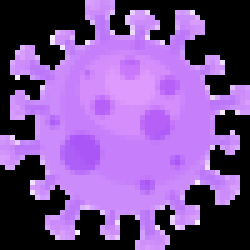
//> input picture images/virus.png, 50 x 50 px (shown 5 times larger)
$ ./game   (built with g++ and OpenCV 4)
//> lines starting //> are read from the running program, lines starting //| are printed output that depends on the picture
#include <opencv2/opencv.hpp>
#include <opencv2/core.hpp>
#include <opencv2/highgui.hpp>
#include <cstdlib>
#include <vector>
#include <cstdio>
#include <unistd.h>
#include <iostream>
#include <cmath>
#include <chrono>
#include <ctime>

using namespace cv;

using namespace std;
Mat frame, game_frame, bla, enemyImage, knifeImage, hsv, mask;
short score = 0;
double speed = 3.0;
int num_frames = 0, hp = 100;
bool isGameEnded = false;
typedef struct s_enemy{
	int x;
	int y;
	int angle;
	double vecX;
	double vecY;
	double speed;
	int hp;
} t_enemy;
vector<t_enemy> enemies;
time_t seconds = std::time(nullptr);

time_t enemyBurn = std::time(nullptr);

void DrawKnife(int x, int y){
	for (int i = 0, n = -(knifeImage.rows / 2); i < knifeImage.rows; i++, n++)
		for (int j = 0, m = -(knifeImage.cols / 2); j < knifeImage.cols * 3; j+=3, m++)
			if (game_frame.at<uchar>(n + x, m + y) == 0)
				game_frame.at<uchar>(n + x, m + y) = knifeImage.at<uchar>(i, j);
}

void DrawTeleport(){
	for (int n = 0, i = game_frame.rows / 2 - frame.rows / 2; i <= game_frame.rows / 2 + frame.rows / 2; i++, n++)
		for (int m = 0, j = game_frame.cols / 2 - frame.cols / 2; j <= game_frame.cols / 2 + frame.cols / 2; j++, m += 3)
			if (frame.at<uchar>(n, m) > 80 && game_frame.at<uchar>(i, j) == 0)
				game_frame.at<uchar>(i, j) = frame.at<uchar>(n, m);
}
void DrawVirus(int x, int y, int hp){
	for (int i = 0; i < (double)enemyImage.rows  * (double)hp / 100; i++)
		for (int j = 0; j < 4; j++)
			game_frame.at<uchar>(x + j + -(enemyImage.cols / 2) - 10, i + y + -(enemyImage.rows / 2)) = 255;

	for (int i = 0, n = -(enemyImage.rows / 2); i < enemyImage.rows; i++, n++)
		for (int j = 0, m = -(enemyImage.cols / 2); j < enemyImage.cols * 3; j+=3, m++)
			if (enemyImage.at<uchar>(i, j) > 100)
				game_frame.at<uchar>(n + x,m + y) = enemyImage.at<uchar>(i, j);
}

pair<double, double> FindKnife(Mat mask){
	int max_i = -1, max_j = -1, min_i = 1000000, min_j = 1000000;

	for (int i = 0; i < mask.rows; i++)
		for (int j = 0; j < mask.cols; j++)
			if (mask.at<uchar>(i, j) == 255) {
					max_i = max(max_i, i);
					max_j = max(max_j, j);
					min_i = min(min_i, i);
					min_j = min(min_j, j);
			}
	if (max_i == -1)
		return make_pair(-1, -1);
	return make_pair((min_i + max_i) / 2, (min_j + max_j) / 2);
}

void MoveEnemy(){
	for (auto enem = enemies.begin(); enem < enemies.end(); enem++)
		if ((enem->x + enem->vecX * enem->speed + (double)enemyImage.rows / 2 < game_frame.rows &&
			enem->x + enem->vecX * enem->speed + (double)enemyImage.rows / 2 > enemyImage.rows &&
			enem->y + enem->vecY * enem->speed + (double)enemyImage.cols / 2 < game_frame.cols &&
			enem->y + enem->vecY * enem->speed + (double)enemyImage.cols / 2 > enemyImage.cols) && enem->hp > 0) {
			DrawVirus(enem->x + enem->vecX * speed, enem->y + enem->vecY * enem->speed, enem->hp);
			enem->x += enem->vecX * enem->speed;
			enem->y += enem->vecY * enem->speed;
		} else if (enem->hp < 1){
			enemies.erase(enem);
			score++;
		} else {
			isGameEnded = true;
		}
}

void CreateEnemy(){
	if (std::time(nullptr) - enemyBurn >= 1){
		t_enemy enemy;
		enemy.x = game_frame.rows / 2;
		enemy.y = game_frame.cols / 2;
		enemy.speed = speed;
		enemy.angle = rand() % 360;
		enemy.vecX = 1 * cos(enemy.angle);
		enemy.vecY = 1 * sin(enemy.angle);
		enemy.hp = 100;
		enemies.push_back(enemy);
		enemyBurn = std::time(nullptr);
	}
}

int KeyCodes(int key){
	if (key == 27)
		return 1;
	if (key == 'p'){
		blur(game_frame, game_frame, Size(14, 14), Point(-1, -1));
		cv::putText(game_frame, "Pause!!!", cv::Point(game_frame.rows / 2 + 100, game_frame.cols / 4), cv::FONT_HERSHEY_PLAIN, 5, cv::Scalar(255), 2);
		imshow("Aliens from valhalla", game_frame);
		while(waitKey(1) != 'p');
	}
	return 0;
}

void MoveKnife(pair<double, double>knife, pair<double, double> oldKnife){
	if (knife.first * 2 + (double)knifeImage.rows / 2 < game_frame.rows && knife.first * 2 - (double)knifeImage.rows / 2 >= 0 &&
	knife.second * 2 + (double)knifeImage.cols / 2 < game_frame.cols && knife.second * 2 - (double)knifeImage.cols / 2 >= 0) {
		DrawKnife((int) (knife.first * 2), (int) (knife.second * 2));
	}
}

void KnifeDamage(pair<double, double>knife, pair<double, double> oldKnife){
	for (auto enem = enemies.begin(); enem < enemies.end(); enem++)
		if (sqrt(pow(enem->y - knife.second * 2 + (double)knifeImage.cols / 2, 2) + pow(enem->x - knife.first * 2 - (double)knifeImage.rows / 2, 2)) < 30) {
			if (sqrt(pow(enem->y - oldKnife.second * 2 + (double)knifeImage.cols / 2, 2) + pow(enem->x - oldKnife.first * 2 - (double)knifeImage.rows / 2, 2)) > 30){
				enem->hp -= 50;
			}
		}
}

int main(int argc, char* argv[])
{
	pair<double, double> knife, oldKnife;
	int minH = 7, maxH = 32, minS = 246, maxS = 255, minV = 200, maxV = 255;
	cv::VideoCapture cap(0), teleport;
	cap.set(cv::CAP_PROP_FPS, 30);
	time_t start, end;
	teleport.open("black_hall.mp4");
	enemyImage = imread("virus.png");
//> enemyImage is the input picture: 50 rows x 50 cols, CV_8UC3; mean B, G, R 150.7, 81.9, 121.7
	knifeImage = imread("knife.jpg");
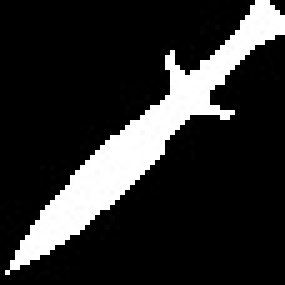
//> input picture knife.jpg, 57 x 57 px (shown 5 times larger)
//> knifeImage is the input picture: 57 rows x 57 cols, CV_8UC3; min 0, max 255, mean 43.6

	srand((unsigned) time(nullptr));
	time(&start);
	while (!isGameEnded)
	{
		num_frames++;
		game_frame = cv::Mat::zeros(720,1280, CV_8U);
		teleport >> frame;
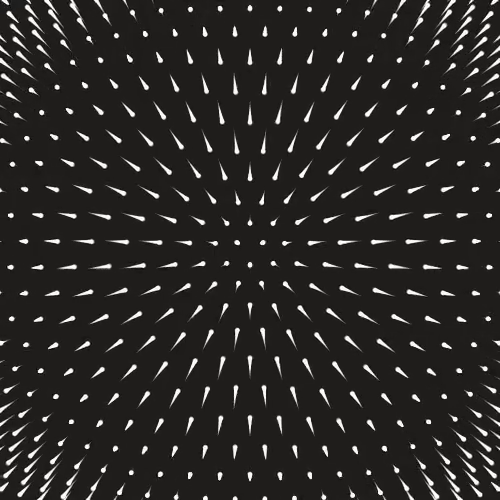
//> input picture frame 10 of black_hall.mp4, 500 x 500 px
//> frame is the input picture: 500 rows x 500 cols, CV_8UC3; mean B, G, R 40.2, 42.2, 44.2
		cap >> bla;
		flip(bla, bla, 1);
		cv::cvtColor(bla, hsv, COLOR_BGR2HSV);
//> hsv: 500 rows x 500 cols, CV_8UC3; mean H, S, V 15, 30.7, 44.2
		cv::inRange(hsv, cv::Scalar(minH, minS, minV),
					cv::Scalar(maxH, maxS, maxV), mask);
//> mask: 500 rows x 500 cols, CV_8UC1; every value is 0


		if (frame.empty()){
			teleport.set(CAP_PROP_POS_AVI_RATIO, 0.0);
			continue ;
		}
		cv::pyrDown(frame, frame);
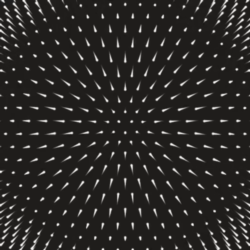
//> frame: 250 rows x 250 cols, CV_8UC3; mean B, G, R 40.2, 42.2, 44.2
		cv::pyrDown(frame, frame);
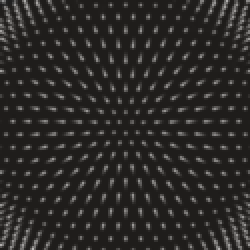
//> frame: 125 rows x 125 cols, CV_8UC3 (shown 2 times larger); mean B, G, R 40.2, 42.2, 44.1

		if (std::time(nullptr) - seconds >= 10) {
			speed += 1;
			seconds = std::time(nullptr);
		}
		if (frame.empty())
		{
			cout << "Video camera is disconnected" << endl;
			break;
		}
		cv::putText(game_frame, "score: " + to_string(score), cv::Point(10, 20), cv::FONT_HERSHEY_PLAIN, 1.5, cv::Scalar(255), 2);
		CreateEnemy();
		MoveEnemy();
		oldKnife = knife;
		knife = FindKnife(mask);
//> after the loop in FindKnife, `for (int i = 0; i < mask.rows; i++)`: max_i = -1; min_i = 1000000
//> knife = (-1, -1)
		MoveKnife(knife, oldKnife);
		DrawTeleport();
//> after the loop in DrawTeleport, `for (int n = 0, i = game_frame.rows / 2 - frame.rows / 2; i <= game_fr..`:
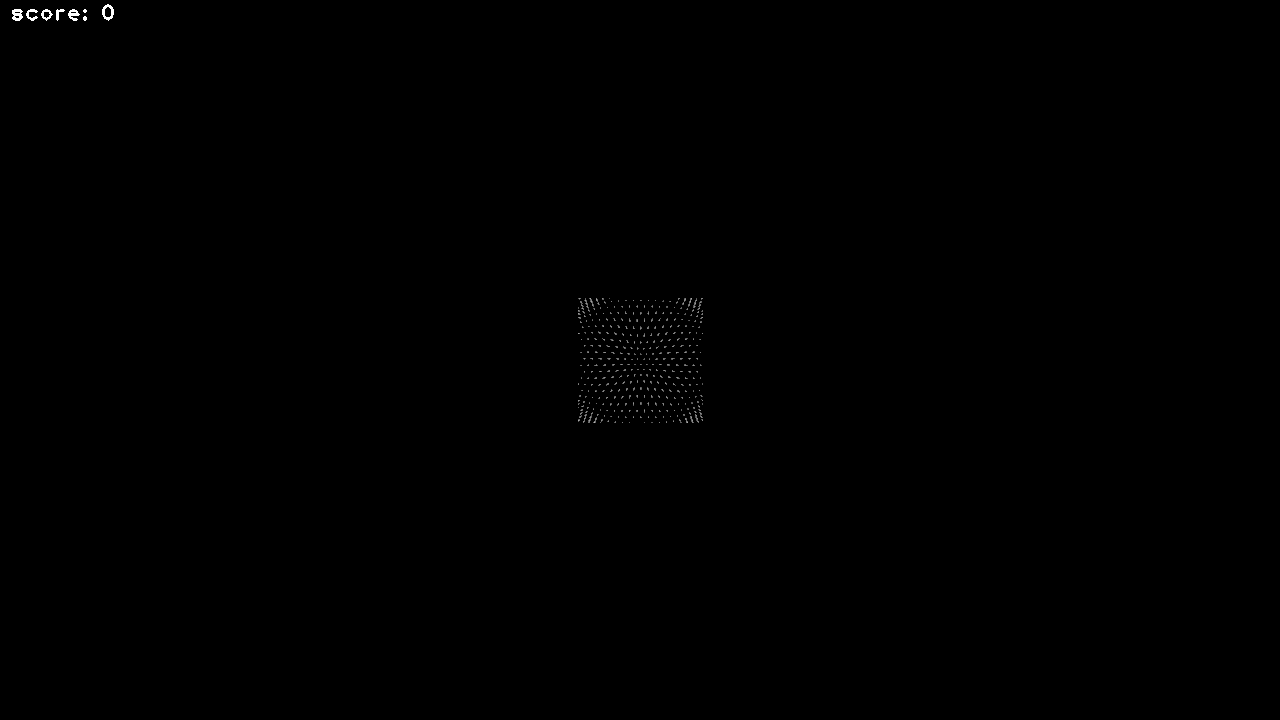
//> game_frame: 720 rows x 1280 cols, CV_8UC1; min 0, max 255, mean 0.3
		KnifeDamage(knife, oldKnife);

		imshow("Aliens from valhalla", game_frame);
		int key = waitKey(1);
		if (KeyCodes(key))
			break;
	}
//> pass 2 of the loop `while (!isGameEnded)`:
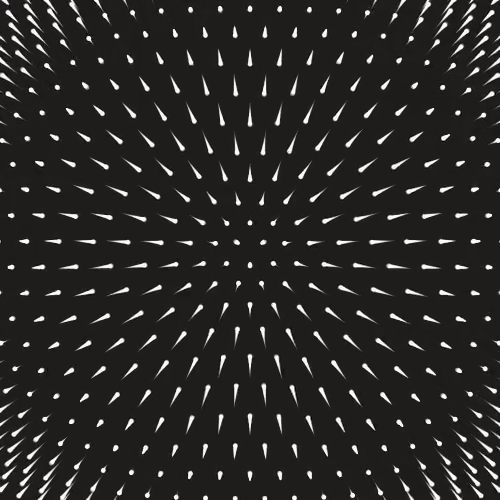
//> input picture frame 11 of black_hall.mp4, 500 x 500 px
//> frame is the input picture: 500 rows x 500 cols, CV_8UC3; mean B, G, R 40.2, 42.2, 44.2
//> hsv: 500 rows x 500 cols, CV_8UC3; mean H, S, V 15, 30.6, 44.2
//> `cv::pyrDown(frame, frame);`:
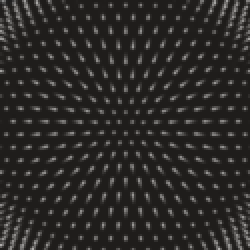
//> frame: 125 rows x 125 cols, CV_8UC3 (shown 2 times larger); mean B, G, R 40.1, 42.1, 44.1
//> after the loop in DrawTeleport (call 2), `for (int n = 0, i = game_frame.rows / 2 - frame.rows / 2; i <= game_fr..`:
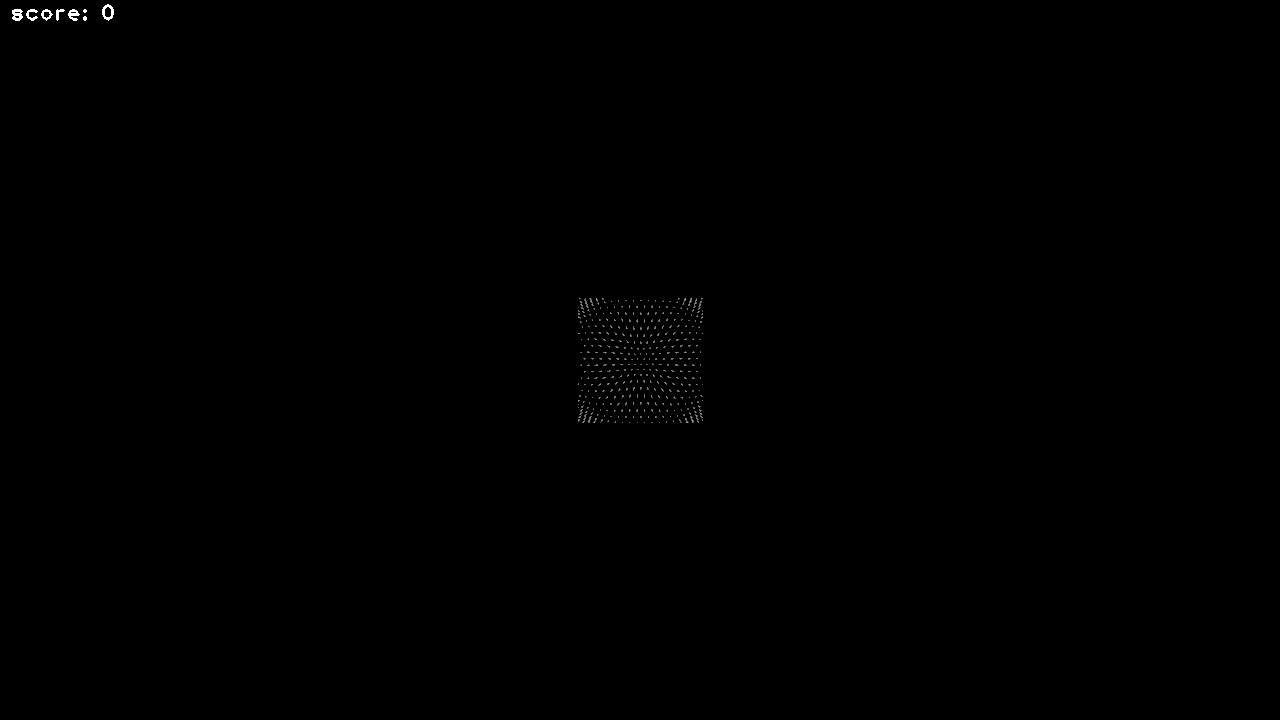
//> game_frame: 720 rows x 1280 cols, CV_8UC1; min 0, max 255, mean 0.3
//> pass 3 of the loop `while (!isGameEnded)`:
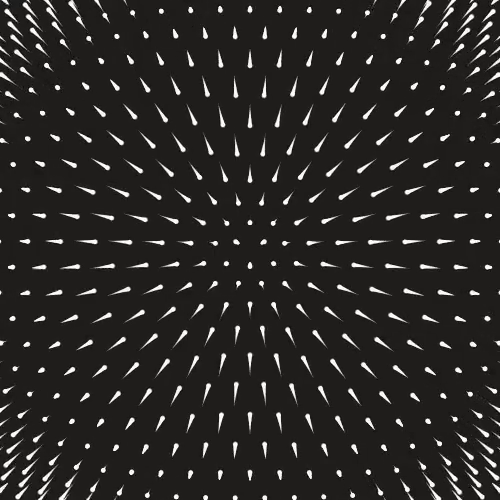
//> input picture frame 12 of black_hall.mp4, 500 x 500 px
//> frame is the input picture: 500 rows x 500 cols, CV_8UC3; mean B, G, R 39.9, 41.9, 43.9
//> hsv: 500 rows x 500 cols, CV_8UC3; mean H, S, V 15, 30.9, 43.9
//> `cv::pyrDown(frame, frame);`:
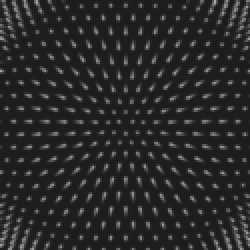
//> frame: 125 rows x 125 cols, CV_8UC3 (shown 2 times larger); mean B, G, R 39.9, 41.9, 43.9
//> after the loop in DrawTeleport (call 3), `for (int n = 0, i = game_frame.rows / 2 - frame.rows / 2; i <= game_fr..`:
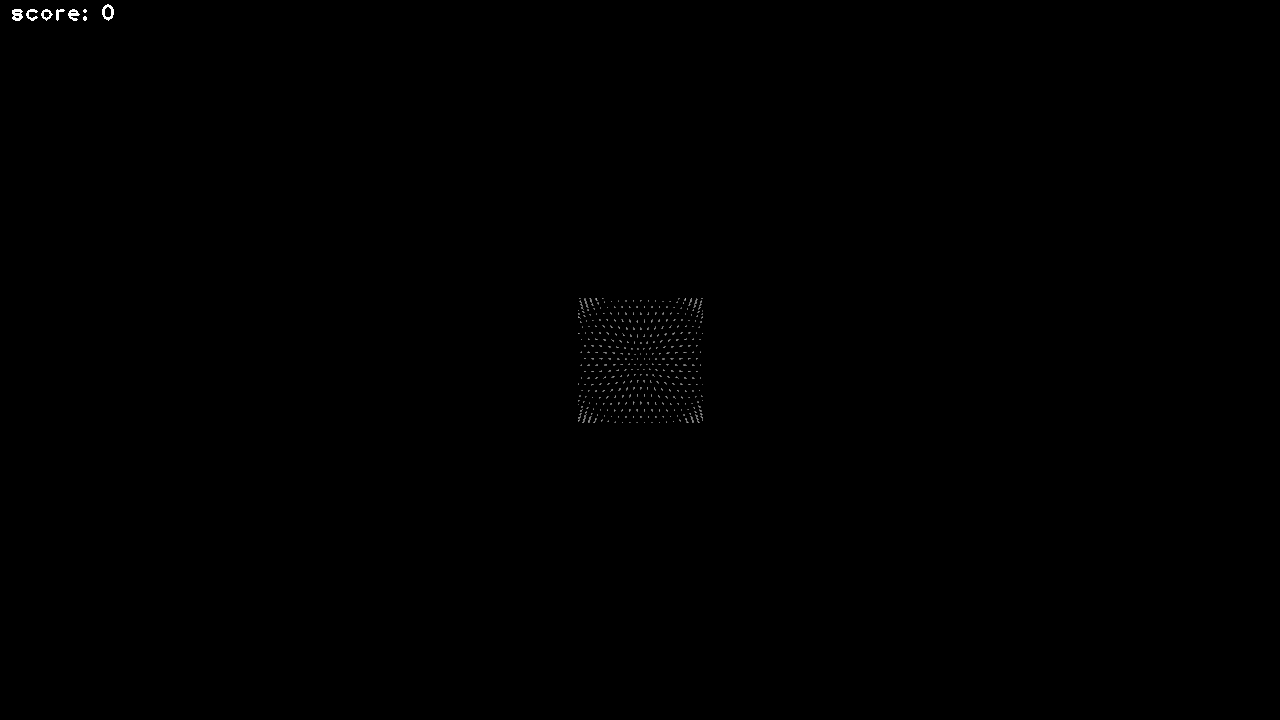
//> game_frame: 720 rows x 1280 cols, CV_8UC1; min 0, max 255, mean 0.3


	if (isGameEnded) {
		blur(game_frame, game_frame, Size(14, 14), Point(-1, -1));
		cv::putText(game_frame, "GameOver!!!", cv::Point(game_frame.rows / 2, game_frame.cols / 6), cv::FONT_HERSHEY_PLAIN, 5, cv::Scalar(255), 2);
		cv::putText(game_frame, "Your score is " + to_string(score), cv::Point(game_frame.rows / 2 + 40, game_frame.cols / 4), cv::FONT_HERSHEY_PLAIN, 3, cv::Scalar(255), 2);
		imshow("Aliens from valhalla", game_frame);
		waitKey();
	}
	time(&end);
	double seconds = difftime(end, start);
	std::cout << "FRAME NUMBER -> " << num_frames << std::endl << "SECONDS -> " << seconds << std::endl << "FRAME RATE -> " << num_frames / seconds << std::endl;
	return 0;
}
